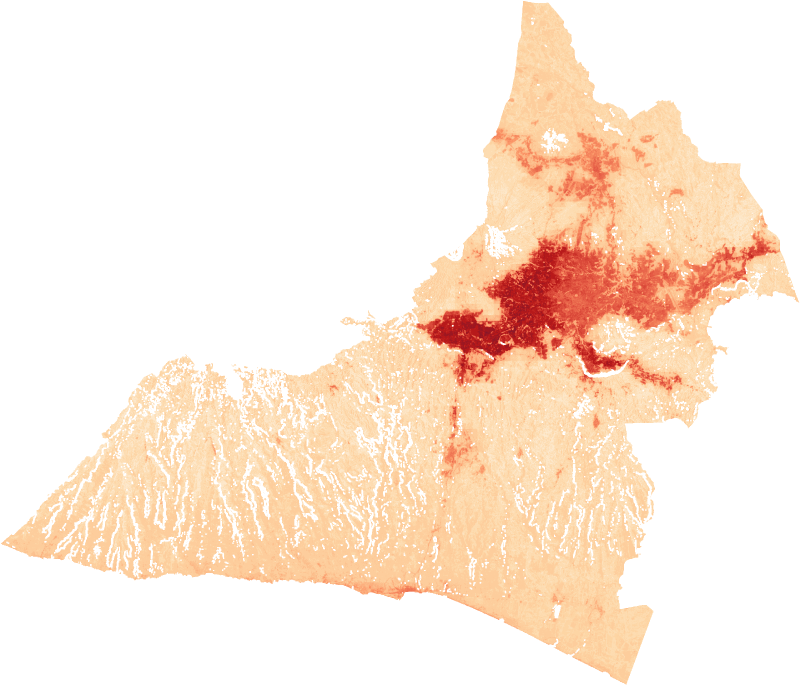
#> input picture geovisor/data/amss_pixel_20m_urbano.png, 2400 x 2056 px, found by its file name (shown at 1/3 size); the run also reads 1 picture not shown here
$ python actualizar_atlas_pdf_resultados.py
#> lines starting #> are read from the running program, lines starting #| are printed output that depends on the picture
"""Genera las láminas institucionales A4 horizontales de los resultados obtenidos
del Modelo de Valor del Suelo en Google Earth Engine (Láminas 11, 12 y 13) e integra
dichas páginas en el Atlas Temático Copernicus descargable del proyecto sv-amss.

Produce:
1. web/assets/descargas/Atlas_Resultados_Modelo_Suelo_GEE_AMSS.pdf (3 láminas A4 de resultados GEE)
2. web/assets/descargas/atlas_copernicus_zona_estudio.pdf (25 páginas: 22 base EO + 3 resultados GEE)
3. web/assets/descargas/atlas_copernicus_sv-amss.pdf (25 páginas sincronizadas)
"""

from __future__ import annotations

import shutil
from pathlib import Path

import pypdfium2 as pdfium
from PIL import Image, ImageDraw, ImageFont

ROOT = Path(__file__).resolve().parent.parent
DESC_DIR = ROOT / "web" / "assets" / "descargas"
FIG_DIR = ROOT / "web" / "assets" / "img" / "figuras"
MOD_IMG_DIR = ROOT / "web" / "assets" / "img" / "modelo"
BRAND_DIR = ROOT / "web" / "assets" / "img" / "brand"

# A4 Landscape a 200 DPI -> 841.92 x 594.96 pt exactos a 200 DPI (2339 x 1653 px)
DPI = 200
W = 2339
H = 1653


def load_font(size: int, bold: bool = False) -> ImageFont.FreeTypeFont | ImageFont.ImageFont:
    candidates = (
        ["C:/Windows/Fonts/calibrib.ttf", "C:/Windows/Fonts/arialbd.ttf", "C:/Windows/Fonts/segoeuib.ttf"]
        if bold
        else ["C:/Windows/Fonts/calibri.ttf", "C:/Windows/Fonts/arial.ttf", "C:/Windows/Fonts/segoeui.ttf"]
    )
    for c in candidates:
        if Path(c).exists():
            return ImageFont.truetype(c, size)
    return ImageFont.load_default()


def paste_fit(canvas: Image.Image, img_path: Path, box: tuple[int, int, int, int], bg=(255, 255, 255)) -> None:
    x0, y0, x1, y1 = box
    bw, bh = x1 - x0, y1 - y0
    draw = ImageDraw.Draw(canvas)
    draw.rounded_rectangle(box, radius=14, fill=bg, outline=(205, 216, 238), width=3)
    if not img_path.exists():
        return
    src = Image.open(img_path).convert("RGBA")
    pad = 14
    tw, th = bw - 2 * pad, bh - 2 * pad
    scale = min(tw / src.width, th / src.height)
    nw, nh = max(1, int(src.width * scale)), max(1, int(src.height * scale))
    resized = src.resize((nw, nh), Image.Resampling.LANCZOS)
    px = x0 + (bw - nw) // 2
    py = y0 + (bh - nh) // 2
    canvas.paste(resized, (px, py), resized)


def draw_wrapped(draw: ImageDraw.ImageDraw, text: str, x: int, y: int, max_w: int, font, fill=(30, 41, 59), line_gap: int = 7) -> int:
    words = text.split()
    lines: list[str] = []
    cur = ""
    for w in words:
        test = (cur + " " + w).strip()
        bbox = draw.textbbox((0, 0), test, font=font)
        if bbox[2] - bbox[0] <= max_w or not cur:
            cur = test
        else:
            lines.append(cur)
            cur = w
    if cur:
        lines.append(cur)
    cy = y
    for ln in lines:
        draw.text((x, cy), ln, font=font, fill=fill)
        bbox = draw.textbbox((0, 0), ln, font=font)
        cy += (bbox[3] - bbox[1]) + line_gap
    return cy


def make_base_sheet(plate_badge: str, title: str, subtitle: str, page_num: int, total_pages: int = 25) -> Image.Image:
#> called with plate_badge = 'LÁMINA 11 · PÍXEL 20 M', page_num = 23, total_pages = 25
    im = Image.new("RGB", (W, H), (244, 247, 253))
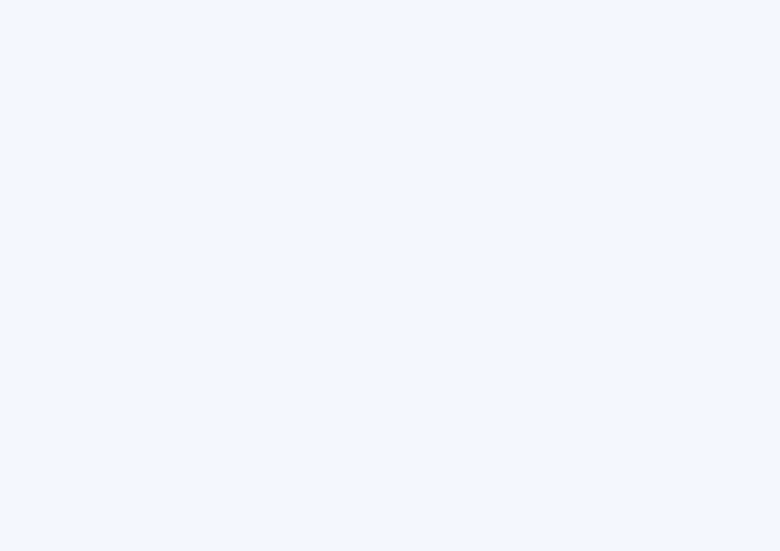
#> im: PIL image 2339x1653 RGB (shown at 1/3 size); mean R, G, B 244, 247, 253
    draw = ImageDraw.Draw(im)

    # Header institucional azul marino #000A62 con franja dorada #FFC800
    hdr_h = 152
    draw.rectangle((0, 0, W, hdr_h), fill=(8, 18, 94))
    draw.rectangle((0, hdr_h, W, hdr_h + 9), fill=(255, 200, 0))

    f_badge = load_font(25, bold=True)
    f_title = load_font(36, bold=True)
    f_sub = load_font(22, bold=False)
    f_right_b = load_font(24, bold=True)
    f_right = load_font(20, bold=False)

    # Insignia amarilla
    bb = draw.textbbox((0, 0), plate_badge, font=f_badge)
#> bb = (0, 2, 110, 10)
    bw = (bb[2] - bb[0]) + 42
#> bw = 152
    draw.rounded_rectangle((56, 26, 56 + bw, 70), radius=8, fill=(255, 200, 0))
    draw.text((77, 34), plate_badge, font=f_badge, fill=(0, 10, 98))

    draw.text((56 + bw + 24, 24), title, font=f_title, fill=(255, 255, 255))
    draw.text((56, 88), subtitle, font=f_sub, fill=(203, 216, 248))

    r1 = "Atlas Temático Copernicus · Resultados GEE"
    r2 = f"Iniciativa sv-amss (OPAMSS) · Pág. {page_num} / {total_pages}"
    w1 = draw.textbbox((0, 0), r1, font=f_right_b)[2]
#> w1 = 196
    w2 = draw.textbbox((0, 0), r2, font=f_right)[2]
#> w2 = 184
    draw.text((W - 56 - w1, 34), r1, font=f_right_b, fill=(255, 200, 0))
    draw.text((W - 56 - w2, 68), r2, font=f_right, fill=(226, 232, 248))

    # Footer institucional blanco con logos oficiales
    ftr_y = H - 104
    draw.rectangle((0, ftr_y - 6, W, ftr_y), fill=(255, 200, 0))
    draw.rectangle((0, ftr_y, W, H), fill=(255, 255, 255))

    logos = [
        ("logo-union-europea.png", False),
        ("logo-ccvah.png", False),
        ("logo-sisca.png", False),
        ("logo-sica.png", False),
        ("logo-cooperacion-alemana.png", False),
        ("logo-giz.png", False),
        ("logo-copernicus-lac-chile.png", False),
    ]
    lx = 56
    for lname, dark_bg in logos:
        lp = BRAND_DIR / lname
        if lp.exists():
            lg = Image.open(lp).convert("RGBA")
            th = 52
            tw = max(1, int(lg.width * (th / lg.height)))
            lg_r = lg.resize((tw, th), Image.Resampling.LANCZOS)
            if dark_bg:
                draw.rounded_rectangle((lx - 6, ftr_y + 20, lx + tw + 6, ftr_y + 26 + th), radius=6, fill=(12, 22, 89))
            im.paste(lg_r, (lx, ftr_y + 24), lg_r)
            lx += tw + 28

    f_foot = load_font(20, bold=True)
    ftxt = "Clúster de Asentamientos Humanos · Modelo Espacial de Valor del Suelo (Google Earth Engine + Embeddings V1)"
    fw = draw.textbbox((0, 0), ftxt, font=f_foot)[2]
#> fw = 515
    draw.text((W - 56 - fw, ftr_y + 38), ftxt, font=f_foot, fill=(12, 22, 89))

    return im


def build_plate_11() -> Image.Image:
    im = make_base_sheet(
        "LÁMINA 11 · PÍXEL 20 M",
        "Superficie Continua a Nivel de Píxel (20 m) — Valor Estimado del Suelo AMSS",
        "Google Satellite Embeddings V1 (64 bandas) + Open Buildings 2.5D + WorldCover 10 m + VIIRS DNB + Copernicus DEM GLO-30",
        page_num=23,
    )
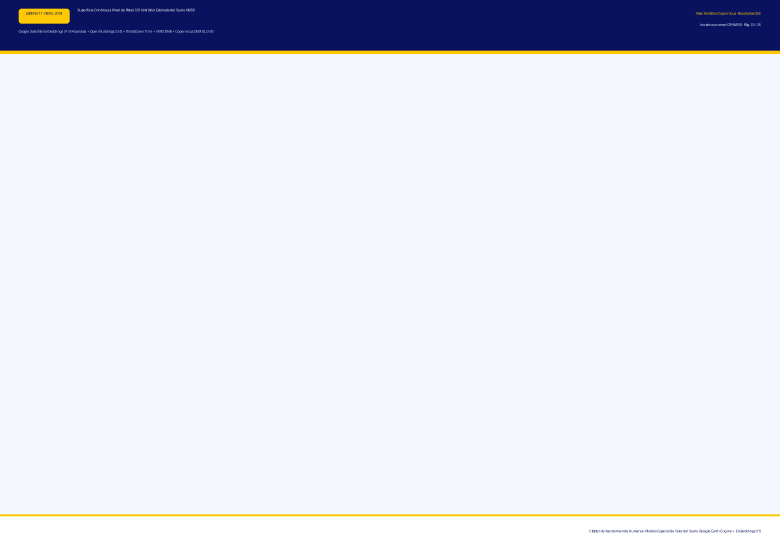
#> im: PIL image 2339x1653 RGB (shown at 1/3 size); mean R, G, B 223.6, 226.4, 235.9
    draw = ImageDraw.Draw(im)
    # Izquierda arriba: Suelo Urbano y Desarrollable 20 m; Izquierda abajo: Potencial Continuo Completo 20 m
    paste_fit(im, MOD_IMG_DIR / "amss_pixel_20m_urbano.png", (52, 188, 780, 1518), bg=(15, 23, 42))
#> in paste_fit, src is the input picture: PIL image 2400x2056 RGBA; mean R, G, B, A 87.9, 68, 51.5, 81.9
    paste_fit(im, MOD_IMG_DIR / "amss_pixel_20m_potencial.png", (798, 188, 1525, 1518), bg=(15, 23, 42))
#> call 2 of paste_fit, with box = (798, 188, 1525, 1518), bg = (15, 23, 42)
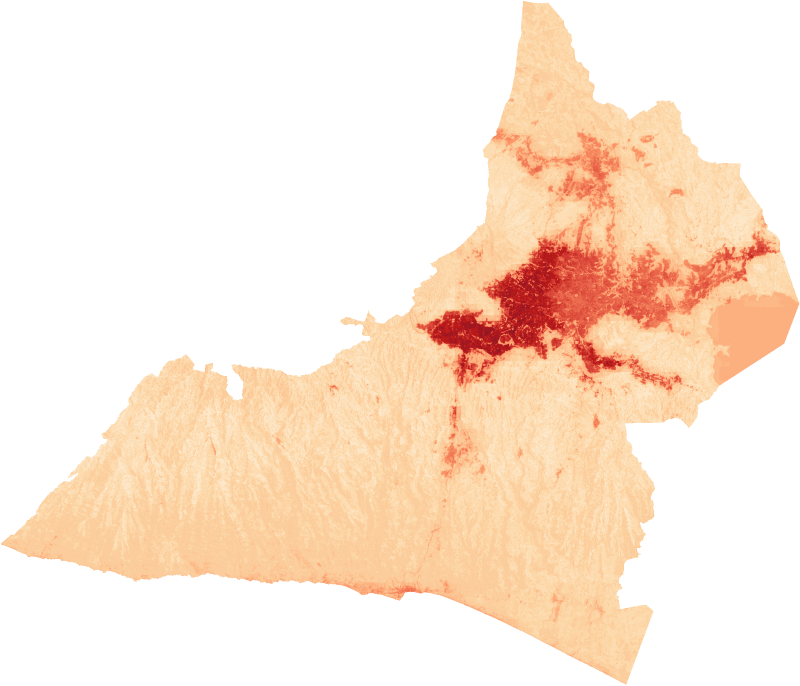
#> input picture geovisor/data/amss_pixel_20m_potencial.png, 2400 x 2056 px, found by its file name (shown at 1/3 size)
#> in paste_fit, src is the input picture: PIL image 2400x2056 RGBA; mean R, G, B, A 101, 78.5, 59.2, 94.2
#> in paste_fit (call 2), `canvas.paste(resized, (px, py), resized)`:
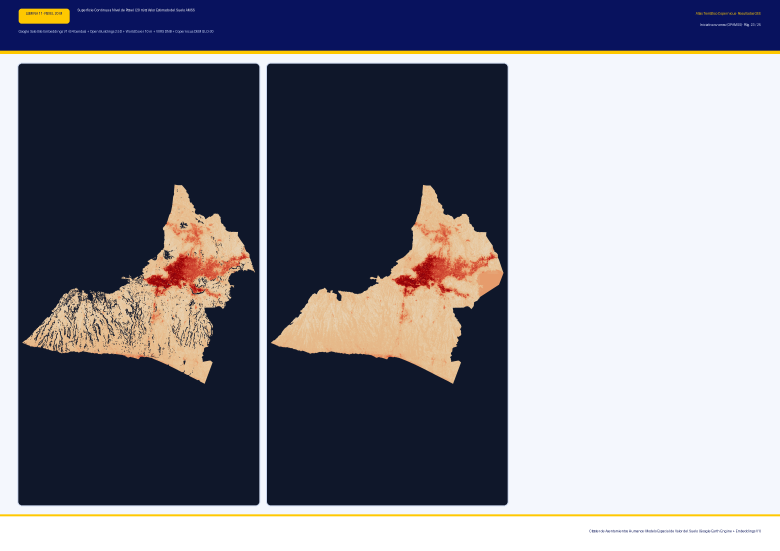
#> canvas: PIL image 2339x1653 RGB (shown at 1/3 size); mean R, G, B 127.5, 128, 139.1
    f_cap = load_font(21, bold=True)
    draw.rounded_rectangle((70, 204, 520, 246), radius=6, fill=(8, 18, 94), outline=(255, 200, 0), width=2)
    draw.text((84, 212), "A. Píxel 20 m · Urbano y Desarrollable", font=f_cap, fill=(255, 200, 0))
    draw.rounded_rectangle((816, 204, 1255, 246), radius=6, fill=(8, 18, 94), outline=(255, 200, 0), width=2)
    draw.text((830, 212), "B. Píxel 20 m · Potencial Completo", font=f_cap, fill=(255, 200, 0))

    # Panel derecho de KPIs, parámetros y leyenda
    rx0, ry0, rx1, ry1 = 1555, 188, W - 52, 1518
    draw.rounded_rectangle((rx0, ry0, rx1, ry1), radius=14, fill=(255, 255, 255), outline=(205, 216, 238), width=3)
    draw.rectangle((rx0, ry0, rx1, ry0 + 10), fill=(8, 18, 94))

    f_h = load_font(26, bold=True)
    f_b = load_font(21, bold=True)
    f_p = load_font(20, bold=False)
    f_kpi_v = load_font(32, bold=True)
    f_kpi_l = load_font(18, bold=False)

    cx = rx0 + 26
    mw = (rx1 - rx0) - 52
    cy = ry0 + 28
    draw.text((cx, cy), "Métricas Empíricas de la Superficie a 20 m", font=f_h, fill=(8, 18, 94))
    cy += 42

    kpis = [
        ("3.85 M", "Píxeles válidos 20 m (3.63 M aptos)"),
        ("$8.66–$471", "Rango continuo estimado (USD/m²)"),
        ("$176.17", "Percentil P95 urbano (P99: $317.72/m²)"),
        ("71 Bandas", "64 Embeddings V1 + 7 físicas EO"),
    ]
    kw = (mw - 18) // 2
    kh = 100
    for idx, (kv, kl) in enumerate(kpis):
        col = idx % 2
        row = idx // 2
        bx0 = cx + col * (kw + 18)
        by0 = cy + row * (kh + 14)
        draw.rounded_rectangle((bx0, by0, bx0 + kw, by0 + kh), radius=10, fill=(241, 245, 254), outline=(190, 205, 238), width=2)
        draw.text((bx0 + 14, by0 + 12), kv, font=f_kpi_v, fill=(185, 28, 28) if idx in (1, 2) else (8, 18, 94))
        draw_wrapped(draw, kl, bx0 + 14, by0 + 54, kw - 24, f_kpi_l, fill=(51, 65, 85), line_gap=2)

    cy += 2 * (kh + 14) + 18
    draw.rounded_rectangle((cx, cy, cx + mw, cy + 178), radius=10, fill=(248, 250, 255), outline=(203, 213, 225), width=2)
    cy_in = draw_wrapped(
        draw,
        "Lectura territorial: La inferencia píxel a píxel (Halo = 0, Random Forest 200 árboles en espacio logarítmico) captura con nitidez el núcleo policéntrico de alta capitalización en San Benito, Escalón, Antiguo Cuscatlán y Santa Tecla (> $300/m²), separando automáticamente laderas escarpadas (> 35°) y cuerpos de agua.",
        cx + 16,
        cy + 14,
        mw - 32,
        f_p,
        fill=(30, 41, 59),
    )
#> cy_in = 572
    cy += 198

    draw.text((cx, cy), "Leyenda Homologada de Valor del Suelo (USD/m²)", font=f_h, fill=(8, 18, 94))
    cy += 40
    swatches = [
        ((103, 0, 31), "> $420 / m²", "Nodos corporativos prime (máx. $471.13/m²)"),
        ((179, 0, 0), "$300 – $420 / m²", "Ejes comerciales primarios y desarrollos verticales"),
        ((227, 74, 51), "$175 – $300 / m²", "Residencial consolidado medio-alto y servicios"),
        ((252, 141, 89), "$100 – $175 / m²", "Tejido urbano medio y corredores logísticos"),
        ((253, 187, 132), "$50 – $100 / m²", "Frentes de expansión periurbana activa"),
        ((253, 212, 158), "$30 – $50 / m²", "Transición rururbana de baja densidad"),
        ((254, 240, 217), "≤ $30 / m²", "Suelo rural, cafetal y reserva volcánica"),
    ]
    for rgb, lbl, desc in swatches:
        draw.rounded_rectangle((cx, cy + 4, cx + 46, cy + 34), radius=6, fill=rgb, outline=(30, 41, 59), width=2)
        draw.text((cx + 60, cy + 5), lbl, font=f_b, fill=(15, 23, 42))
        draw.text((cx + 245, cy + 6), desc, font=f_p, fill=(71, 85, 105))
        cy += 48
#> after the loop, cy = 1078

    return im


def build_plate_12() -> Image.Image:
    im = make_base_sheet(
        "LÁMINA 12 · MALLA 250 M",
        "Malla Continua Metropolitana (24,292 Celdas de 250 m) y Regímenes Morfológicos",
        "Teselación continua de 6.25 ha (148,875.1 ha en 28 distritos · 0 vacíos) con media, mediana, dispersión y morfología urbana",
        page_num=24,
    )
    draw = ImageDraw.Draw(im)
    paste_fit(im, FIG_DIR / "04_mapa_resultados_malla_continua_250m.png", (52, 188, 1495, 1518), bg=(255, 255, 255))
#> call 3 of paste_fit, with box = (52, 188, 1495, 1518), bg = (255, 255, 255)
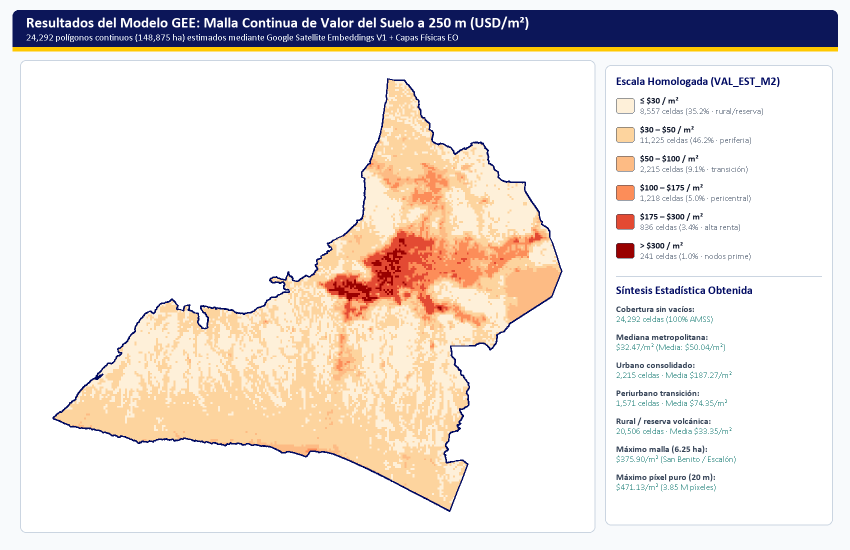
#> input picture web/assets/img/figuras/04_mapa_resultados_malla_continua_250m.png, 1700 x 1100 px (shown at 1/2 size)
#> in paste_fit (call 3), `resized = src.resize((nw, nh), Image.Resampling.LANCZOS)`:
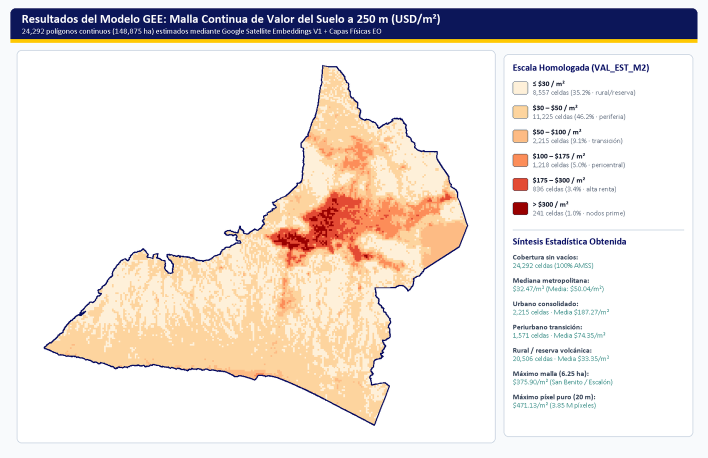
#> resized: PIL image 1415x915 RGBA (shown at 1/2 size); mean R, G, B, A 234.4, 227, 222.7, 255
#> in paste_fit (call 3), `canvas.paste(resized, (px, py), resized)`:
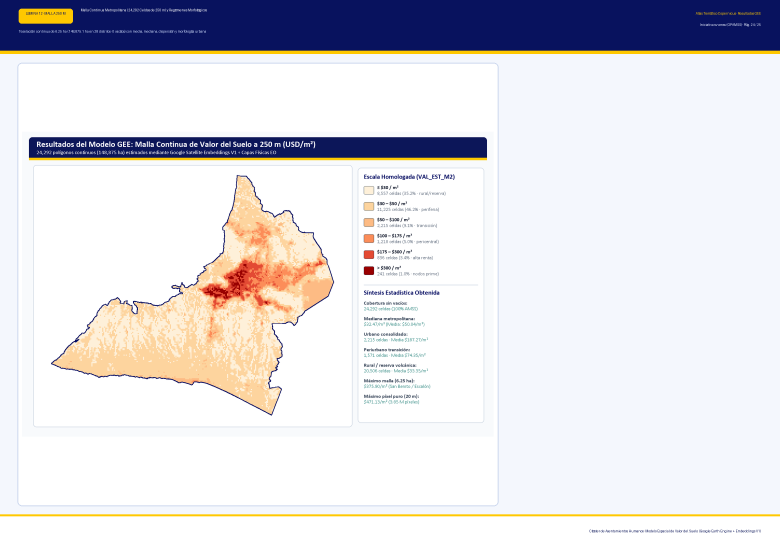
#> canvas: PIL image 2339x1653 RGB (shown at 1/3 size); mean R, G, B 222, 220.8, 226

    rx0, ry0, rx1, ry1 = 1525, 188, W - 52, 1518
    draw.rounded_rectangle((rx0, ry0, rx1, ry1), radius=14, fill=(255, 255, 255), outline=(205, 216, 238), width=3)
    draw.rectangle((rx0, ry0, rx1, ry0 + 10), fill=(15, 118, 110))

    f_h = load_font(26, bold=True)
    f_b = load_font(20, bold=True)
#> (the rest of the program and of its run is left out)
